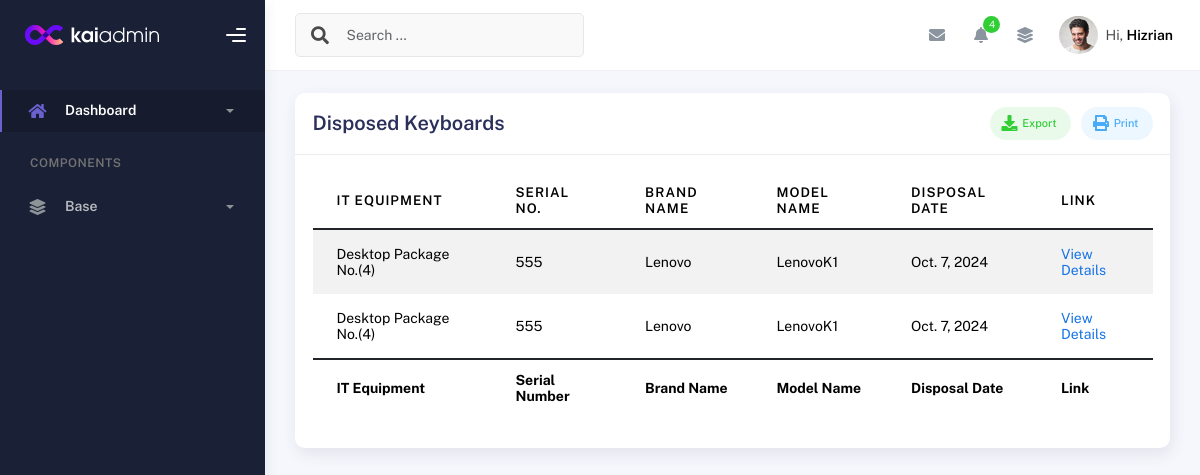
Page /disposed_keyboards/ on the earlier database version.
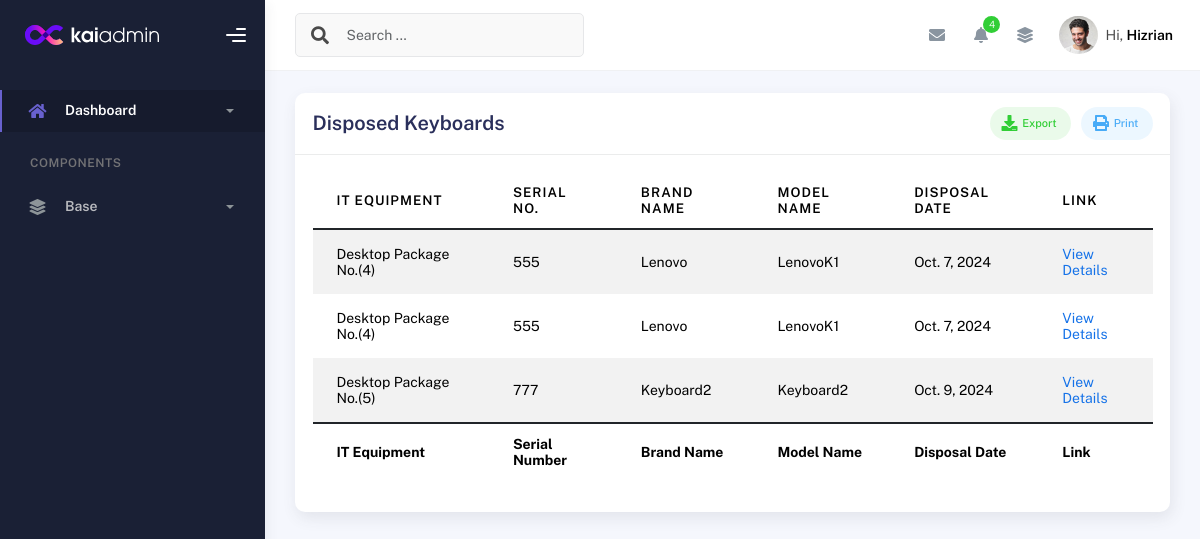
Same page on the later database version.
### inventory/models.py (models this page shows, shortened)
class DisposedKeyboard(models.Model):
    keyboard = models.ForeignKey(KeyboardDetails, on_delete=models.CASCADE)
    disposal_date = models.DateField(default=timezone.now)

class KeyboardDetails(models.Model):
    desktop_package = models.ForeignKey(Desktop_Package, related_name='keyboards', on_delete=models.CASCADE)
    keyboard_sn = models.CharField(max_length=255)
    brand = models.CharField(max_length=255)
    model = models.CharField(max_length=255)
    is_disposed = models.BooleanField(default=False)  # To indicate if the keyboard is disposed

class Desktop_Package(models.Model):
    is_disposed = models.BooleanField(default=False)
    disposal_date = models.DateField(null=True, blank=True)
    created_at = models.DateTimeField(auto_now_add=True)
    updated_at = models.DateTimeField(auto_now=True)
    def __str__(self):
        return f"Desktop Package No.({self.pk})"

### inventory/views.py (the view)
# urls.py: path('disposed_keyboards/', views.disposed_keyboards, name='disposed_keyboards'),
def disposed_keyboards(request):
    disposed_keyboards = DisposedKeyboard.objects.all()
    return render(request, 'disposed_keyboards.html', {'disposed_keyboards': disposed_keyboards})

### templates/disposed_keyboards.html (shortened to what this page needs)
{% extends 'base.html' %}
{% block content %}
<div class="container">
  <div class="page-inner">
    <div class="row">
      <div class="col-md-12">
        <div class="card">
          <div class="card-header">
            <div class="card-head-row">
              <h4 class="card-title">Disposed Keyboards</h4>
              <div class="card-tools">
                <a href="#" class="btn btn-label-success btn-round btn-sm me-2">
                  Export
                </a>
                <a href="#" class="btn btn-label-info btn-round btn-sm">
                  Print
                </a>
              </div>
            </div>
          </div>
          <div class="card-body">
            <div class="table-responsive">
              <table id="disposed-keyboards-table" class="display table table-striped table-hover">
                <thead>
                  <tr>
                    <th>IT Equipment</th>
                    <th>Serial No.</th>
                    <th>Brand Name</th>
                    <th>Model Name</th>
                    <th>Disposal Date</th>
                    <th>Link</th>
                  </tr>
                </thead>
                <tfoot>
                  <tr>
                    <th>IT Equipment</th>
                    <th>Serial Number</th>
                    <th>Brand Name</th>
                    <th>Model Name</th>
                    <th>Disposal Date</th>
                    <th>Link</th>
                  </tr>
                </tfoot>
                <tbody>
                  {% for disposed_keyboard in disposed_keyboards %}
                  <tr>
                    <td>{{ disposed_keyboard.keyboard.desktop_package }}</td>
                    <td>{{ disposed_keyboard.keyboard.keyboard_sn }}</td>
                    <td>{{ disposed_keyboard.keyboard.brand }}</td>
                    <td>{{ disposed_keyboard.keyboard.model }}</td>
                    <td>{{ disposed_keyboard.disposal_date }}</td>
                    <td>
                      <a href="{% url 'desktop_detailed_view' disposed_keyboard.keyboard.desktop_package.id %}">
                        <span class="sub-item">View Details</span>
                      </a>
                    </td>
                  </tr>
                  {% endfor %}
                </tbody>
              </table>
            </div>
          </div>
        </div>
      </div>
    </div>
  </div>
</div>
{% endblock %}

Differences in the rows shown:
added DisposedKeyboard: keyboard.desktop_package "Desktop Package No.(5)", keyboard.keyboard_sn "777", keyboard.brand "Keyboard2", keyboard.model "Keyboard2", disposal_date "Oct. 9, 2024"
